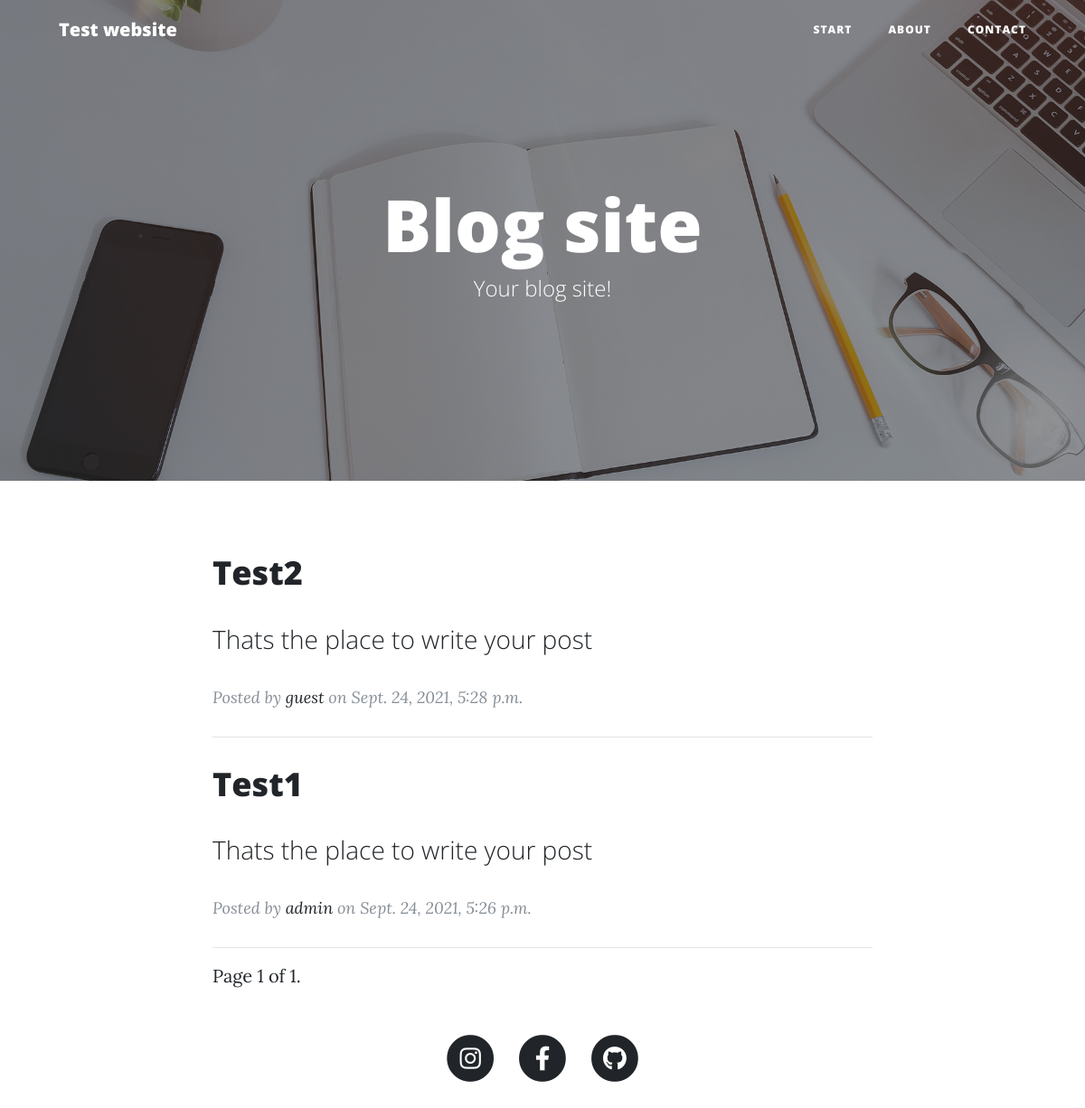
Screenshot of /blog/ with the database file from the repository.
### blog/models.py (models this page shows, shortened)
class Post(models.Model):
    title = models.CharField(max_length=55)
    subhead = models.CharField(max_length=55, blank=True, null=True)
    slug = models.SlugField(max_length=55, unique=True)
    body = models.TextField()
    status = models.IntegerField(choices=STATUS, default=1)
    crated_by = models.ForeignKey(User, on_delete=models.CASCADE)
    created_date = models.DateTimeField(auto_now_add=True)
    update_date = models.DateTimeField(auto_now=True)
    publish_date = models.DateTimeField(default=now)
    class Meta:
        ordering = ('-created_date',)
    def get_absolute_url(self):
        return reverse('blog:post_detail', kwargs={'get_slug': self.slug})

### blog/views.py (the view, shortened to what this page needs)
# urls.py: path('', PostListView.as_view(), name="post_list"),
class PostListView(ListView):
    model = Post
    template_name = 'blog/post_list.html'
    paginate_by = 5

### templates/blog/post_list.html (shortened to what this page needs)
{% extends "base/base.html" %}
{% load static %}
{% block content %}
{% include 'base/navbar.html' %}
<header class="masthead" style="background-image: url('/media/home-bg.jpg')">
    <div class="overlay"></div>
    <div class="container">
      <div class="row">
        <div class="col-lg-8 col-md-10 mx-auto">
          <div class="site-heading">
            <h1>Blog site</h1>
            <span class="subheading">Your blog site!</span>
          </div>
        </div>
      </div>
    </div>
  </header>
    <div class="container">
        <div class="row">
          <div class="col-lg-8 col-md-10 mx-auto">
            {% for object in object_list %}
            <div class="post-preview">
              <a href="{{ object.get_absolute_url }}">
                <h2 class="post-title">
                    {{ object.title }}
                </h2>
                <h3 class="post-subtitle">
                    {{ object.body|truncatewords:30|linebreaks }}
                </h3>
              </a>
              <p class="post-meta">Posted by
                <a href="#">{{ object.crated_by }}</a>
                on {{ object.publish_date}} </p>
            </div>
            <hr>
            {% endfor %}
            <div class="clearfix">
                <div class="pagination">
                    <span class="step-links">
                        <span class="current">
                            Page {{ page_obj.number }} of {{ page_obj.paginator.num_pages }}.
                        </span>
                    </span>
                </div>
          </div>
        </div>
      </div>
    </div>
{% include 'base/footer.html' %}
{% endblock %}

### templates/base/base.html (shortened to what this page needs)
{% load static %}
<!DOCTYPE html>
<html lang="en">
<head>
    <link rel="stylesheet" href="{% static 'vendor/bootstrap/css/bootstrap.min.css' %}">
    <link href="{% static 'vendor/fontawesome-free/css/all.min.css' %}" rel="stylesheet" type="text/css">
    <link href="{% static 'css/clean-blog.min.css' %}" rel="stylesheet">
</head>
<body>
    {% block content %}
    {% endblock %}
</body>
</html>

### templates/base/navbar.html (shortened to what this page needs)
<nav class="navbar navbar-expand-lg navbar-light fixed-top" id="mainNav">
    <div class="container">
      <a class="navbar-brand" href="{% url 'blog:post_list' %}">Test website </a>
      <div class="collapse navbar-collapse" id="navbarResponsive">
        <ul class="navbar-nav ml-auto">
          <li class="nav-item">
            <a class="nav-link" href="{% url 'blog:post_list' %}">Start</a>
          </li>
          <li class="nav-item">
            <a class="nav-link" href="{% url 'common:about_us' %}">About</a>
          </li>
          <li class="nav-item">
            <a class="nav-link" href="{% url 'common:contact_view'%}">Contact</a>
          </li>
        </ul>
      </div>
    </div>
  </nav>

### templates/base/footer.html (shortened to what this page needs)
{% load static %}
<footer>
  <div class="container">
    <div class="row">
      <div class="col-lg-8 col-md-10 mx-auto">
        <ul class="list-inline text-center">
          <li class="list-inline-item">
            <a href="https://www.instagram.com">
              <span class="fa-stack fa-lg">
                <i class="fas fa-circle fa-stack-2x"></i>
                <i class="fab fa-instagram fa-stack-1x fa-inverse"></i>
              </span>
            </a>
          </li>
          <li class="list-inline-item">
            <a href="https://www.facebook.com">
              <span class="fa-stack fa-lg">
                <i class="fas fa-circle fa-stack-2x"></i>
                <i class="fab fa-facebook-f fa-stack-1x fa-inverse"></i>
              </span>
            </a>
          </li>
          <li class="list-inline-item">
            <a href="https://github.com/Lukas217">
              <span class="fa-stack fa-lg">
                <i class="fas fa-circle fa-stack-2x"></i>
                <i class="fab fa-github fa-stack-1x fa-inverse"></i>
              </span>
            </a>
          </li>
        </ul>
      </div>
    </div>
  </div>
</footer>

### rows the page displays
Post: title "Test2", body "Thats the place to write your post", crated_by "guest", publish_date "Sept. 24, 2021, 5:28 p.m."
Post: title "Test1", body "Thats the place to write your post", crated_by "admin", publish_date "Sept. 24, 2021, 5:26 p.m."

### other values shown
{{ page_obj.number }} "1"
{{ page_obj.paginator.num_pages }} "1"
